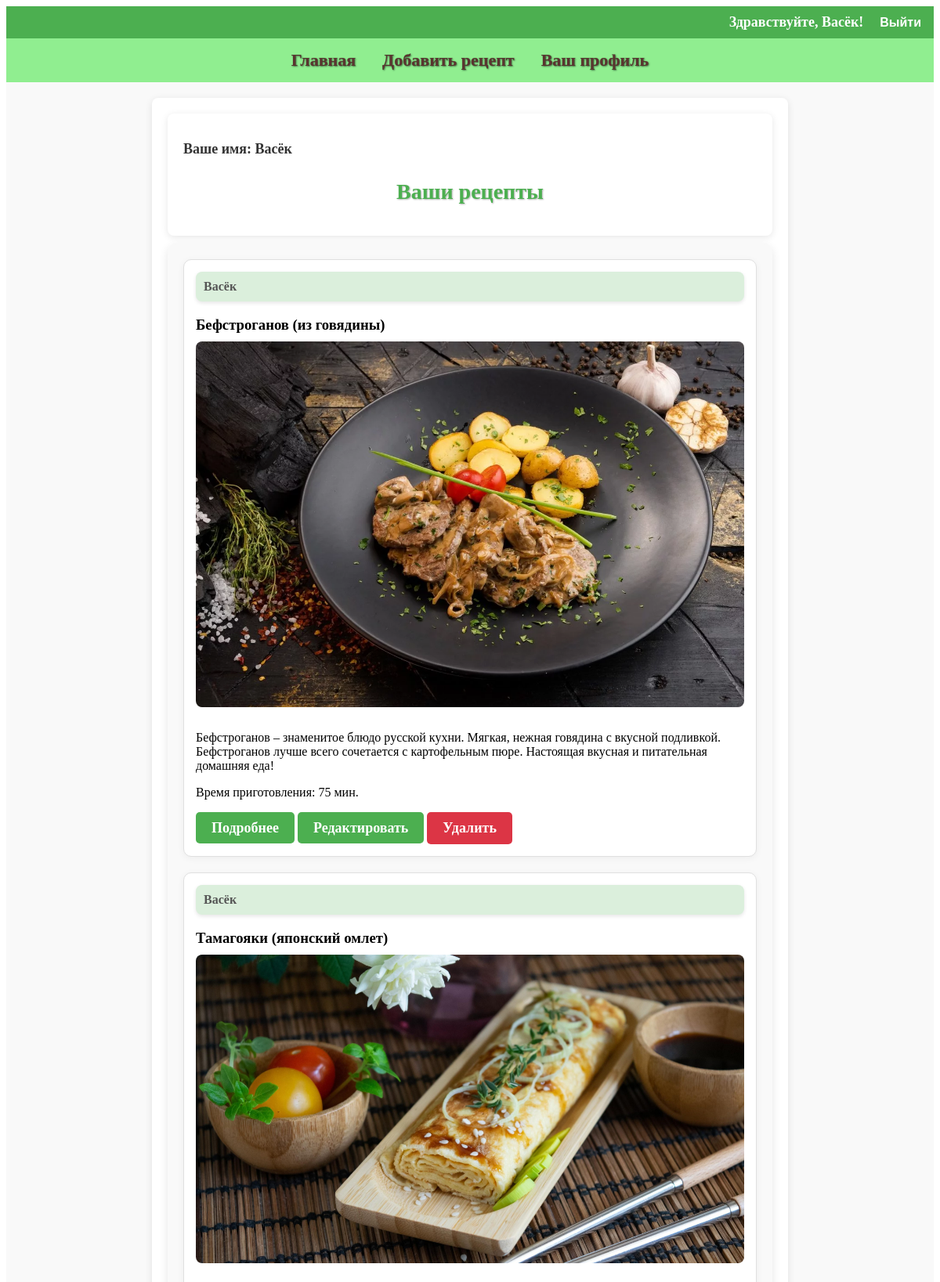
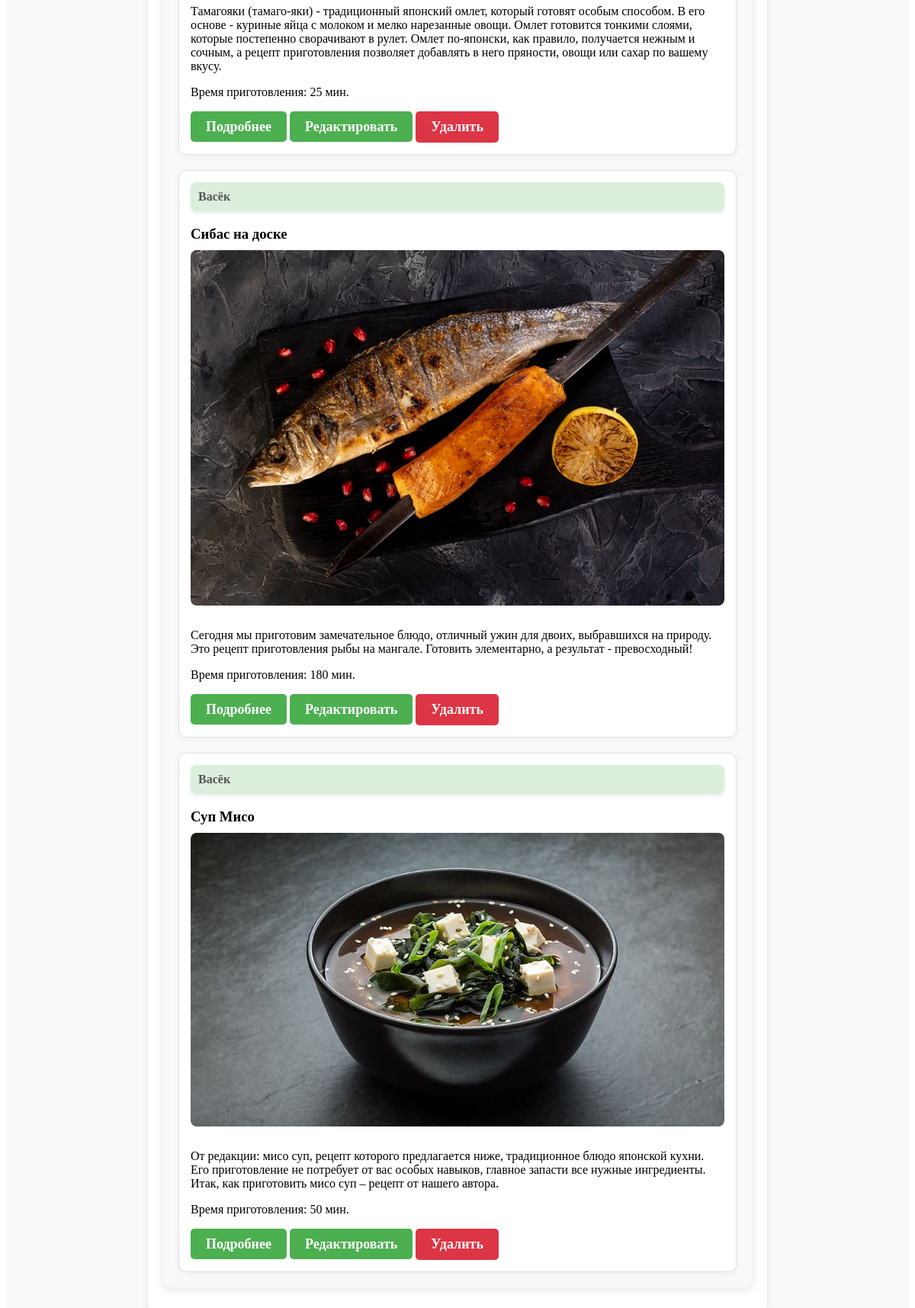
Page /accounts/accounts/profile/ (signed in) on the committed database (2 pictures, top to bottom).
### recipe_app/models.py (models this page shows, shortened)
class Recipe(models.Model):
    title = models.CharField(max_length=100, verbose_name="Название блюда")  # Название рецепта
    description = models.TextField(verbose_name="Описание")  # Описание рецепта
    preparation_steps = models.TextField(verbose_name="Шаги приготовления")  # Шаги приготовления блюда
    preparation_time = models.PositiveIntegerField(verbose_name="Время приготовления в минутах")  # Время приготовления в минутах
    image = models.ImageField(upload_to='recipes/images/', verbose_name="Добавьте фото")  # Изображение рецепта
    author = models.ForeignKey(User, on_delete=models.CASCADE, verbose_name="Автор")  # Автор рецепта (связь с пользователем)
    categories = models.ManyToManyField(Category, through='RecipeCategory', verbose_name="Категория")  # Категории, связанные с рецептом через промежуточную модель
    ingredients = models.TextField(blank=True, null=True, verbose_name="Ингредиенты")  # Ингредиенты для рецепта, можно оставить пустым

### recipe_app/views.py (the view)
# urls.py: path('accounts/profile/', profile, name='profile'),  # Страница профиля пользователя (связана с аккаунтом пользователя)
@login_required  # Требуется авторизация
def profile(request):
    user = request.user  # Получаем текущего пользователя
    recipes = Recipe.objects.filter(author=user).order_by('-id')  # Получаем рецепты текущего пользователя
    return render(request, 'registration/profile.html', {'user': user, 'recipes': recipes}) # Отображаем профиль пользователя с его рецептами

### recipe_app/templates/registration/profile.html (shortened to what this page needs)
{% extends 'base.html' %} !-- Расширяет основной шаблон base.html, общие элементы интерфейса будут здесь -->
{% block content %}
<div class="content">
    <h2 class="user-name">Ваше имя: {{ user.username }}</h2>
    <h3 class="section-title">Ваши рецепты</h3>
</div>
<div class="recipes-section">
    <div class="recipe-cards">
        {% if recipes %}
            {% for recipe in recipes %}
                <div class="recipe-card">
                    <div class="recipe-author">{{ recipe.author.username }}</div>
                    <h3>{{ recipe.title }}</h3>
                    <a href="{% url 'recipe_detail' recipe.id %}">
                    <img src="{{ recipe.image.url }}" alt="{{ recipe.title }}" class="recipe-image">
                    </a>
                    <p>{{ recipe.description }}</p>
                    <p>Время приготовления: {{ recipe.preparation_time }} мин.</p>
                    <a href="{% url 'recipe_detail' recipe.id %}" class="recipe-link submit-button">Подробнее</a>
                    <a href="{% url 'edit_recipe' recipe.id %}" class="recipe-link submit-button">Редактировать</a>
                    <form action="{% url 'delete_recipe' recipe.id %}" method="get" style="display:inline;">
                        <button type="submit" class="delete-button">Удалить</button>
                    </form>
                </div>
            {% endfor %}
        {% else %}
            <p>У вас еще нет рецептов.</p>
        {% endif %}
    </div>
</div>
{% endblock %}

### recipe_app/templates/base.html (shortened to what this page needs)
<!DOCTYPE html>
<html lang="ru">
{% load static %}
<head>
    <link rel="stylesheet" type="text/css" href="{% static 'styles.css' %}">
</head>
<body>
    <div class="top-bar">
        <div class="user-info">
            {% if user.is_authenticated %}
                <p>Здравствуйте, {{ user.username }}!</p>
                <form action="{% url 'logout' %}" method="post">
                    <button type="submit">Выйти</button>
                </form>
            {% else %}
                <p><a href="{% url 'login' %}">Войти</a> | <a href="{% url 'register' %}">Зарегистрироваться</a></p>
            {% endif %}
        </div>
    </div>
    <header>
        <nav>
            <a href="{% url 'recipe_list' %}">Главная</a>
            <a href="{% url 'add_recipe' %}">Добавить рецепт</a>
            {% if user.is_authenticated %}
                <a href="{% url 'profile' %}">Ваш профиль</a>
            {% endif %}
        </nav>
    </header>
    <div class="content-container {% if request.path == '/recipe/add/' %}add-recipe-background{% endif %}">
        <div class="content">
            <main>
                {% block content %}{% endblock %}
            </main>
        </div>
    </div>
</body>
</html>

### recipe_app/static/styles.css (style rules this page uses)
.content-container { display: flex; justify-content: center; background-color: #f9f9f9; padding: 20px; }
.content { max-width: 800px; background-color: white; padding: 20px; border-radius: 8px; box-shadow: 0 2px 10px rgba(0, 0, 0, 0.1); }
form { display: flex; flex-wrap: wrap; gap: 20px; justify-content: space-between; }
h3 { margin-bottom: 10px; }
.top-bar { background-color: #4CAF50; color: white; padding: 10px; display: flex; justify-content: flex-end; align-items: center; }
.top-bar .user-info { display: flex; gap: 15px; align-items: center; }
.top-bar p { font-size: 18px; font-weight: bold; margin: 0; }
.top-bar form { display: inline; margin: 0; }
.top-bar button { background: none; border: none; color: white; cursor: pointer; font-size: 16px; font-weight: bold; }
header { padding: 15px; text-align: center; background-color: #90EE90; }
nav a { margin: 0 15px; text-decoration: none; color: #5c3530; font-weight: bold; font-size: 22px; text-shadow: 1px 1px 2px rgba(0, 0, 0, 0.5); -webkit-text-stroke: 1px rgba(0, 0, 0, 0.1); }
.recipes-section { margin: 10px auto; padding: 20px; max-width: 800px; background-color: #f9f9f9; border-radius: 10px; box-shadow: 0 4px 12px rgba(0, 0, 0, 0.1); }
.recipe-cards { display: flex; flex-direction: column; gap: 20px; justify-content: flex-start; }
.recipe-card { position: relative; width: 100%; max-width: 700px; padding: 15px; background-color: #fff; border: 1px solid #e0e0e0; border-radius: 10px; box-shadow: 0 2px 10px rgba(0, 0, 0, 0.05); transition: transform 0.3s ease; }
.recipe-author { position: relative; font-weight: bold; background-color: rgba(76, 175, 80, 0.2); padding: 10px; border-radius: 8px; color: #555; box-shadow: 0 2px 5px rgba(0, 0, 0, 0.1); margin-bottom: 15px; }
.recipe-image { width: 100%; height: auto; border-radius: 8px; margin-bottom: 10px; }
.recipe-link { color: #4CAF50; font-weight: bold; margin-top: 10px; text-decoration: none; }
img { max-width: 100%; height: auto; }
.user-name { font-size: 18px; color: #333; margin-bottom: 10px; }
.section-title { text-align: center; font-size: 28px; font-weight: bold; color: #4CAF50; margin-bottom: 20px; text-transform: none; font-weight: bold; text-shadow: 1px 1px 2px rgba(0, 0, 0, 0.3); }
.submit-button { background-color: #4CAF50; color: white; padding: 10px 20px; border: none; border-radius: 5px; font-size: 18px; cursor: pointer; transition: background-color 0.3s; }
.delete-button { background-color: #dc3545; color: white; padding: 10px 20px; border: none; border-radius: 5px; font-size: 18px; font-family: inherit; font-weight: bold; cursor: pointer; transition: background-color 0.3s; }

### rows in the picture
Recipe: author.username "Васёк", title "Бефстроганов (из говядины)", image (picture), description "Бефстроганов – знаменитое блюдо русской кухни. Мягкая, нежная говядина с вкусной подливкой. Бефстроганов лучше всего сочетается с картофельным пюре. Настоящая вкусная и питательная домашняя еда!", preparation_time "75"
Recipe: author.username "Васёк", title "Тамагояки (японский омлет)", image (picture), description "Тамагояки (тамаго-яки) - традиционный японский омлет, который готовят особым способом. В его основе - куриные яйца с молоком и мелко нарезанные овощи. Омлет готовится тонкими слоями, которые постепенно сворачивают в рулет. Омлет по-японски, как правило, получается нежным и сочным, а рецепт приготовления позволяет добавлять в него пряности, овощи или сахар по вашему вкусу.", preparation_time "25"
Recipe: author.username "Васёк", title "Сибас на доске", image (picture), description "Сегодня мы приготовим замечательное блюдо, отличный ужин для двоих, выбравшихся на природу. Это рецепт приготовления рыбы на мангале. Готовить элементарно, а результат - превосходный!", preparation_time "180"
Recipe: author.username "Васёк", title "Суп Мисо", image (picture), description "От редакции: мисо суп, рецепт которого предлагается ниже, традиционное блюдо японской кухни. Его приготовление не потребует от вас особых навыков, главное запасти все нужные ингредиенты. Итак, как приготовить мисо суп – рецепт от нашего автора.", preparation_time "50"

### other values in the picture
{{ user.username }} "Васёк"
